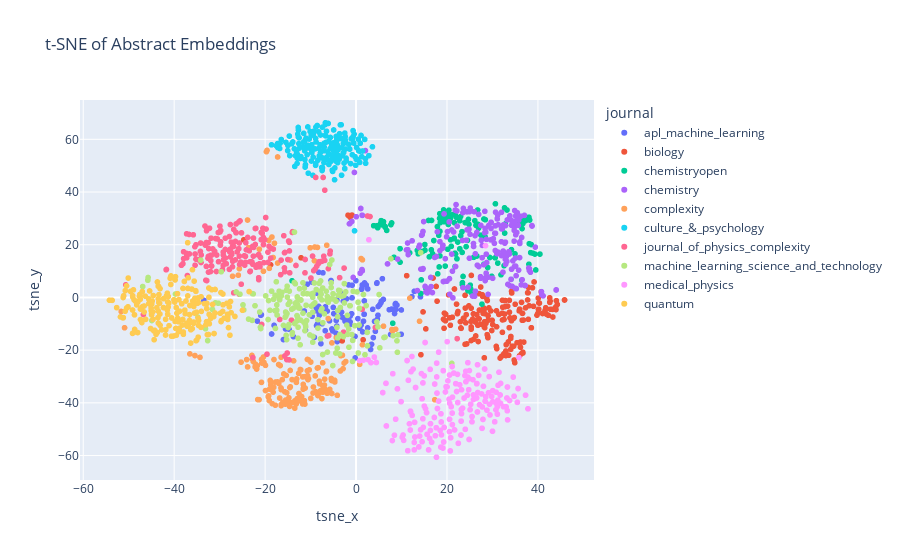

The cell this chart's notebook holds for it:
### Code cell
from sklearn.manifold import TSNE
import matplotlib.pyplot as plt
import pandas as pd
import plotly.express as px

abstract_embeddings_np = abstract_embeddings_mean.detach().cpu().numpy()

tsne2d = TSNE(n_components=2, random_state=42)
tsne3d = TSNE(n_components=3, random_state=42)

embeddings_2d = tsne2d.fit_transform(abstract_embeddings_np)
embeddings_3d = tsne3d.fit_transform(abstract_embeddings_np)

df_all_articles['tsne_x_2d'] = embeddings_2d[:, 0]
df_all_articles['tsne_y_2d'] = embeddings_2d[:, 1]

df_all_articles['tsne_x_3d'] = embeddings_3d[:, 0]
df_all_articles['tsne_y_3d'] = embeddings_3d[:, 1]
df_all_articles['tsne_z_3d'] = embeddings_3d[:, 2]

fig = px.scatter(df_all_articles, x='tsne_x', y='tsne_y', color='journal',
                 title='t-SNE of Abstract Embeddings')
fig.show()

### Figure 1 — Plotly figure (JSON) as saved in the notebook; plotly's stock layout.template omitted (floating-point values rounded to 4 significant figures; data arrays with more than 128 entries replaced by an {"elided": "..."} marker saying what was removed)
{"data": [{"hovertemplate": "journal=apl_machine_learning<br>tsne_x=%{x}<br>tsne_y=%{y}<extra></extra>", "legendgroup": "apl_machine_learning", "marker": {"color": "#636efa", "symbol": "circle"}, "mode": "markers", "name": "apl_machine_learning", "showlegend": true, "type": "scattergl", "x": [-6.343, -2.16, 4.065, -33.44, 7.835, 5.489, 9.929, 8.461, -2.793, -6.724, -8.529, -8.218, 2.243, -14.74, -20.95, -11.37, 5.788, 7.597, -1.294, 5.212, -0.1978, 7.302, -9.164, -5.309, 9.0, -6.516, 1.213, -7.44, 12.29, -5.839, -15.51, 1.295, -8.089, -8.71, -8.201, -4.898, 9.964, -10.74, 1.76, -7.288, 4.604, 2.564, -4.361, 4.821, -0.2241, -3.301, -6.787, -8.69, 4.687, -5.506, -0.882, -18.57, 3.676, -5.004, -3.847, 3.801, 8.609, -11.12, -9.66, 1.092, -15.97, 1.864, -0.03802, 5.55, -5.13, 4.87, -1.612, -2.079, 1.639, -7.731, -4.386, -2.425, -4.211, 1.827, 2.551, 1.359, 1.454, -0.9835, -0.8602, 3.41, 12.81, 0.4021, -4.136, 14.16, -21.71, 1.8, -4.233, 3.199, -2.795, -13.76, -2.784, -1.353, -1.317, -8.497, -3.194, -18.03, -20.82, 0.8371, -8.953, 4.557, 4.252, 8.741, -9.78, 8.694, 6.012], "xaxis": "x", "y": [-5.167, -8.492, -9.087, -1.129, -4.411, -1.967, -13.98, -6.103, 1.443, -3.536, 1.56, 9.558, 4.693, -12.06, -6.784, -5.149, 7.103, -14.06, -7.074, -2.78, -22.96, -4.663, -15.16, -11.96, -2.905, -5.071, 3.08, -9.99, 0.3115, -8.879, -11.96, 3.398, -6.723, -5.095, -3.43, -6.154, -4.752, 5.001, -6.39, 9.337, 5.56, 3.24, -8.721, -6.758, -14.8, -7.338, -12.64, -10.7, -8.286, 6.412, -0.157, -13.87, -4.499, -3.795, -4.955, -15.24, -2.602, -12.41, -7.159, -10.51, -15.98, 5.503, 6.372, -1.472, -12.73, -3.442, 4.749, -0.5253, -9.017, -17.55, -13.63, -9.03, -0.9579, -1.321, -11.54, 4.726, -13.08, -6.186, 4.63, -17.8, 2.334, -8.055, -16.75, 0.2355, -8.99, -6.388, -10.89, -19.75, -1.446, -14.89, -7.782, -10.3, -9.268, -10.1, -5.58, -10.59, -6.572, -11.72, -3.394, 5.345, -12.85, -4.543, 5.854, -2.297, -0.7446], "yaxis": "y"}, {"hovertemplate": "journal=biology<br>tsne_x=%{x}<br>tsne_y=%{y}<extra></extra>", "legendgroup": "biology", "marker": {"color": "#EF553B", "symbol": "circle"}, "mode": "markers", "name": "biology", "showlegend": true, "type": "scattergl", "x": {"elided": "179 float values"}, "xaxis": "x", "y": {"elided": "179 float values"}, "yaxis": "y"}, {"hovertemplate": "journal=chemistryopen<br>tsne_x=%{x}<br>tsne_y=%{y}<extra></extra>", "legendgroup": "chemistryopen", "marker": {"color": "#00cc96", "symbol": "circle"}, "mode": "markers", "name": "chemistryopen", "showlegend": true, "type": "scattergl", "x": {"elided": "133 float values"}, "xaxis": "x", "y": {"elided": "133 float values"}, "yaxis": "y"}, {"hovertemplate": "journal=chemistry<br>tsne_x=%{x}<br>tsne_y=%{y}<extra></extra>", "legendgroup": "chemistry", "marker": {"color": "#ab63fa", "symbol": "circle"}, "mode": "markers", "name": "chemistry", "showlegend": true, "type": "scattergl", "x": {"elided": "199 float values"}, "xaxis": "x", "y": {"elided": "199 float values"}, "yaxis": "y"}, {"hovertemplate": "journal=complexity<br>tsne_x=%{x}<br>tsne_y=%{y}<extra></extra>", "legendgroup": "complexity", "marker": {"color": "#FFA15A", "symbol": "circle"}, "mode": "markers", "name": "complexity", "showlegend": true, "type": "scattergl", "x": {"elided": "170 float values"}, "xaxis": "x", "y": {"elided": "170 float values"}, "yaxis": "y"}, {"hovertemplate": "journal=culture_&_psychology<br>tsne_x=%{x}<br>tsne_y=%{y}<extra></extra>", "legendgroup": "culture_&_psychology", "marker": {"color": "#19d3f3", "symbol": "circle"}, "mode": "markers", "name": "culture_&_psychology", "showlegend": true, "type": "scattergl", "x": {"elided": "168 float values"}, "xaxis": "x", "y": {"elided": "168 float values"}, "yaxis": "y"}, {"hovertemplate": "journal=journal_of_physics_complexity<br>tsne_x=%{x}<br>tsne_y=%{y}<extra></extra>", "legendgroup": "journal_of_physics_complexity", "marker": {"color": "#FF6692", "symbol": "circle"}, "mode": "markers", "name": "journal_of_physics_complexity", "showlegend": true, "type": "scattergl", "x": {"elided": "199 float values"}, "xaxis": "x", "y": {"elided": "199 float values"}, "yaxis": "y"}, {"hovertemplate": "journal=machine_learning_science_and_technology<br>tsne_x=%{x}<br>tsne_y=%{y}<extra></extra>", "legendgroup": "machine_learning_science_and_technology", "marker": {"color": "#B6E880", "symbol": "circle"}, "mode": "markers", "name": "machine_learning_science_and_technology", "showlegend": true, "type": "scattergl", "x": {"elided": "193 float values"}, "xaxis": "x", "y": {"elided": "193 float values"}, "yaxis": "y"}, {"hovertemplate": "journal=medical_physics<br>tsne_x=%{x}<br>tsne_y=%{y}<extra></extra>", "legendgroup": "medical_physics", "marker": {"color": "#FF97FF", "symbol": "circle"}, "mode": "markers", "name": "medical_physics", "showlegend": true, "type": "scattergl", "x": {"elided": "285 float values"}, "xaxis": "x", "y": {"elided": "285 float values"}, "yaxis": "y"}, {"hovertemplate": "journal=quantum<br>tsne_x=%{x}<br>tsne_y=%{y}<extra></extra>", "legendgroup": "quantum", "marker": {"color": "#FECB52", "symbol": "circle"}, "mode": "markers", "name": "quantum", "showlegend": true, "type": "scattergl", "x": {"elided": "200 float values"}, "xaxis": "x", "y": {"elided": "200 float values"}, "yaxis": "y"}], "layout": {"legend": {"title": {"text": "journal"}, "tracegroupgap": 0}, "title": {"text": "t-SNE of Abstract Embeddings"}, "xaxis": {"anchor": "y", "domain": [0, 1], "title": {"text": "tsne_x"}}, "yaxis": {"anchor": "x", "domain": [0, 1], "title": {"text": "tsne_y"}}}}
